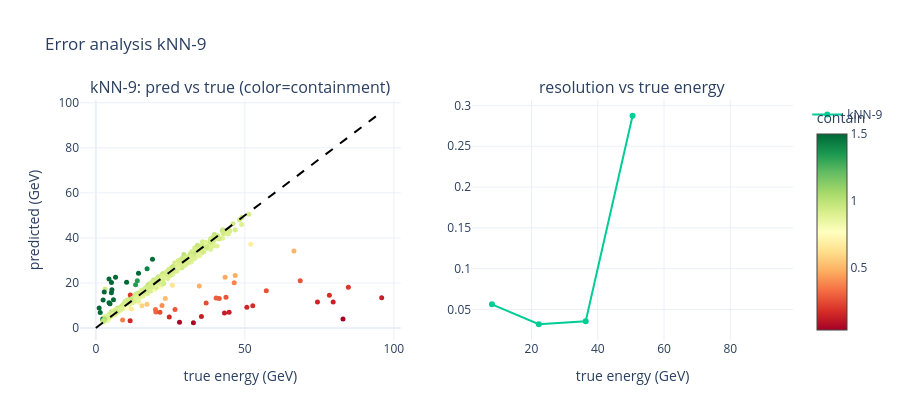
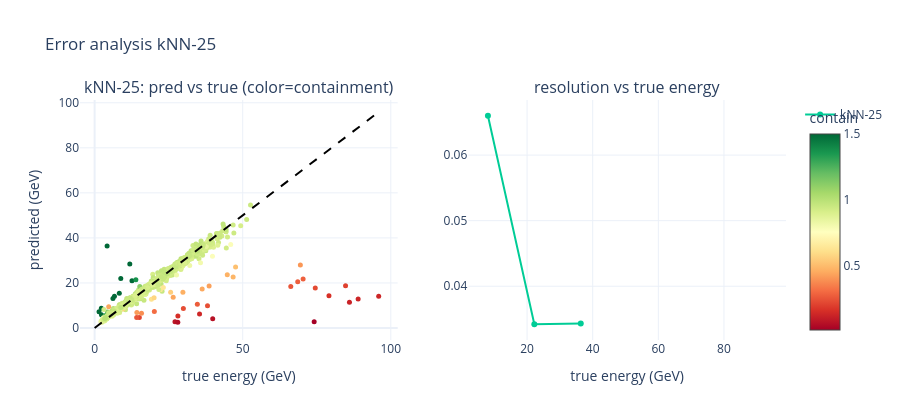

Notebook code cell kept with these figures, in order:
### Code cell
import numpy as np
import plotly.graph_objects as go
from plotly.subplots import make_subplots

def err_analysis(K):
    rr = res[K]; model = rr["model"].eval()
    toks = rr["toks"]; Et = rr["Et"]; yv = rr["y"]; rte = rr["rte"]; rva = rr["rva"]
    mean, std = model._mean, model._std
    def predict(idxs):
        tens = []
        for i in idxs:
            t = toks[i].copy(); t[:, :7] = (t[:, :7] - mean) / std
            tens.append((torch.tensor(t), torch.tensor([0.0])))
        X, m, _ = collate(tens)
        with torch.no_grad():
            return model(X.to(DEVICE), m.to(DEVICE)).cpu().numpy().ravel()
    pv = predict(rva); a, b = np.polyfit(pv, yv[rva], 1)
    pt = predict(rte); Epred = np.exp(a * pt + b); Etrue = Et[rte]
    cont = np.array([np.expm1(toks[i][:, 0]).sum() / 1000.0 / max(Et[i], 1e-6) for i in rte])
    fig = make_subplots(rows=1, cols=2,
                        subplot_titles=[f"kNN-{K}: pred vs true (color=containment)", "resolution vs true energy"])
    fig.add_trace(go.Scatter(x=Etrue, y=Epred, mode="markers",
                             marker=dict(size=5, color=np.clip(cont, 0, 1.5), colorscale="RdYlGn",
                                         showscale=True, colorbar=dict(title="contain")), showlegend=False), row=1, col=1)
    lim = [0, float(max(Etrue.max(), Epred.max()))]
    fig.add_trace(go.Scatter(x=lim, y=lim, mode="lines", line=dict(color="black", dash="dash"), showlegend=False), row=1, col=1)
    bins = np.linspace(1, 100, 8); ctr = (bins[:-1] + bins[1:]) / 2; sig = []
    for i in range(len(ctr)):
        msk = (Etrue >= bins[i]) & (Etrue < bins[i + 1])
        sig.append(resolution(Epred[msk], Etrue[msk])["sigma_eff"] if msk.sum() > 15 else None)
    fig.add_trace(go.Scatter(x=ctr, y=sig, mode="lines+markers", name=f"kNN-{K}"), row=1, col=2)
    fig.update_layout(template="plotly_white", height=420, title=f"Error analysis kNN-{K}")
    fig.update_xaxes(title_text="true energy (GeV)"); fig.update_yaxes(title_text="predicted (GeV)", row=1, col=1)
    fig.show()

err_analysis(9)
err_analysis(25)

### Figure 1 — Plotly figure (JSON) as saved in the notebook; plotly's stock layout.template omitted (floating-point values rounded to 4 significant figures; data arrays with more than 128 entries replaced by an {"elided": "..."} marker saying what was removed)
{"data": [{"marker": {"color": {"elided": "1686 float values"}, "colorbar": {"title": {"text": "contain"}}, "colorscale": [[0, "rgb(165,0,38)"], [0.1, "rgb(215,48,39)"], [0.2, "rgb(244,109,67)"], [0.3, "rgb(253,174,97)"], [0.4, "rgb(254,224,139)"], [0.5, "rgb(255,255,191)"], [0.6, "rgb(217,239,139)"], [0.7, "rgb(166,217,106)"], [0.8, "rgb(102,189,99)"], [0.9, "rgb(26,152,80)"], [1, "rgb(0,104,55)"]], "showscale": true, "size": 5}, "mode": "markers", "showlegend": false, "type": "scatter", "x": {"elided": "1686 float values"}, "xaxis": "x", "y": {"elided": "1686 float values"}, "yaxis": "y"}, {"line": {"color": "black", "dash": "dash"}, "mode": "lines", "showlegend": false, "type": "scatter", "x": [0, 95.91], "xaxis": "x", "y": [0, 95.91], "yaxis": "y"}, {"mode": "lines+markers", "name": "kNN-9", "type": "scatter", "x": [8.071, 22.21, 36.36, 50.5, 64.64, 78.79, 92.93], "xaxis": "x2", "y": [0.0564, 0.032, 0.0357, 0.2873, null, null, null], "yaxis": "y2"}], "layout": {"annotations": [{"font": {"size": 16}, "showarrow": false, "text": "kNN-9: pred vs true (color=containment)", "x": 0.225, "xanchor": "center", "xref": "paper", "y": 1, "yanchor": "bottom", "yref": "paper"}, {"font": {"size": 16}, "showarrow": false, "text": "resolution vs true energy", "x": 0.775, "xanchor": "center", "xref": "paper", "y": 1, "yanchor": "bottom", "yref": "paper"}], "height": 420, "title": {"text": "Error analysis kNN-9"}, "xaxis": {"anchor": "y", "domain": [0, 0.45], "title": {"text": "true energy (GeV)"}}, "xaxis2": {"anchor": "y2", "domain": [0.55, 1], "title": {"text": "true energy (GeV)"}}, "yaxis": {"anchor": "x", "domain": [0, 1], "title": {"text": "predicted (GeV)"}}, "yaxis2": {"anchor": "x2", "domain": [0, 1]}}}

### Figure 2 — Plotly figure (JSON) as saved in the notebook; plotly's stock layout.template omitted (floating-point values rounded to 4 significant figures; data arrays with more than 128 entries replaced by an {"elided": "..."} marker saying what was removed)
{"data": [{"marker": {"color": {"elided": "1706 float values"}, "colorbar": {"title": {"text": "contain"}}, "colorscale": [[0, "rgb(165,0,38)"], [0.1, "rgb(215,48,39)"], [0.2, "rgb(244,109,67)"], [0.3, "rgb(253,174,97)"], [0.4, "rgb(254,224,139)"], [0.5, "rgb(255,255,191)"], [0.6, "rgb(217,239,139)"], [0.7, "rgb(166,217,106)"], [0.8, "rgb(102,189,99)"], [0.9, "rgb(26,152,80)"], [1, "rgb(0,104,55)"]], "showscale": true, "size": 5}, "mode": "markers", "showlegend": false, "type": "scatter", "x": {"elided": "1706 float values"}, "xaxis": "x", "y": {"elided": "1706 float values"}, "yaxis": "y"}, {"line": {"color": "black", "dash": "dash"}, "mode": "lines", "showlegend": false, "type": "scatter", "x": [0, 95.91], "xaxis": "x", "y": [0, 95.91], "yaxis": "y"}, {"mode": "lines+markers", "name": "kNN-25", "type": "scatter", "x": [8.071, 22.21, 36.36, 50.5, 64.64, 78.79, 92.93], "xaxis": "x2", "y": [0.066, 0.0342, 0.0343, null, null, null, null], "yaxis": "y2"}], "layout": {"annotations": [{"font": {"size": 16}, "showarrow": false, "text": "kNN-25: pred vs true (color=containment)", "x": 0.225, "xanchor": "center", "xref": "paper", "y": 1, "yanchor": "bottom", "yref": "paper"}, {"font": {"size": 16}, "showarrow": false, "text": "resolution vs true energy", "x": 0.775, "xanchor": "center", "xref": "paper", "y": 1, "yanchor": "bottom", "yref": "paper"}], "height": 420, "title": {"text": "Error analysis kNN-25"}, "xaxis": {"anchor": "y", "domain": [0, 0.45], "title": {"text": "true energy (GeV)"}}, "xaxis2": {"anchor": "y2", "domain": [0.55, 1], "title": {"text": "true energy (GeV)"}}, "yaxis": {"anchor": "x", "domain": [0, 1], "title": {"text": "predicted (GeV)"}}, "yaxis2": {"anchor": "x2", "domain": [0, 1]}}}
